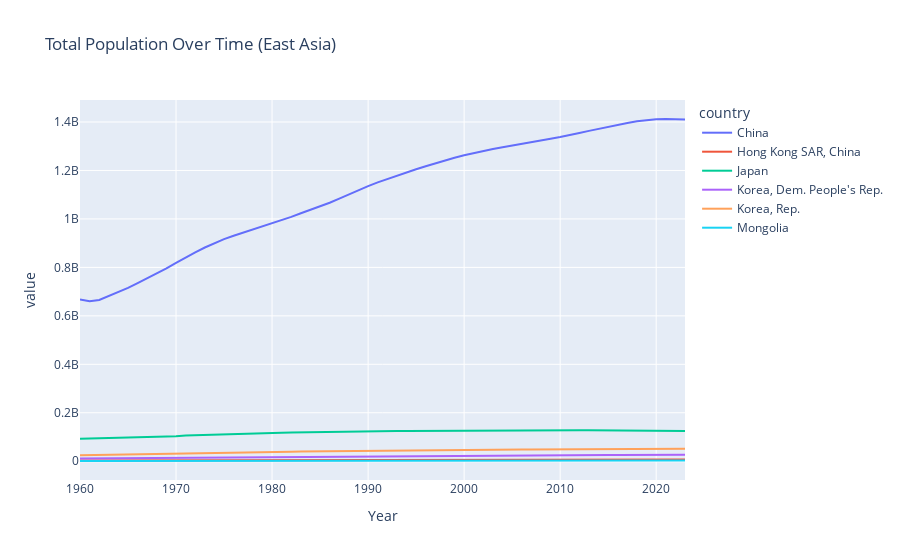

The code cell stored with this chart in its notebook:
### Code cell
# Produce total population over time plot (include each country and the region)
SA_total = output["Total Population"]

SA_total.plot(title="Total Population Over Time (East Asia)")
